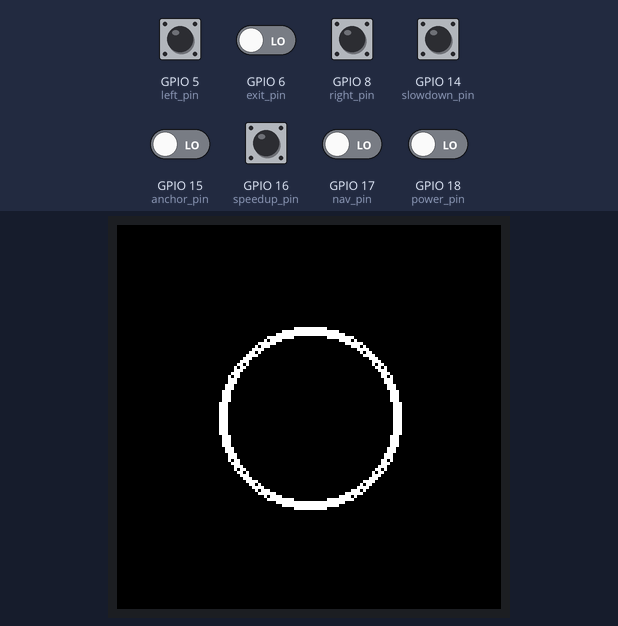
Simulated run of this sketch. Board: ESP32-S3. Parts: 128×128 colour display. The test bench sets the inputs (shaded band); at power-on: GPIO 5 (left_pin), GPIO 6 (exit_pin), GPIO 8 (right_pin), GPIO 14 (slowdown_pin), GPIO 15 (anchor_pin), GPIO 16 (speedup_pin), GPIO 17 (nav_pin), GPIO 18 (power_pin) LOW. What the sketch prints to the serial monitor is not drawn.

Above: at 1.3 s.
1.4 s: GPIO 5 (left_pin) pulled HIGH for 0.35 s
At 1.82 s:
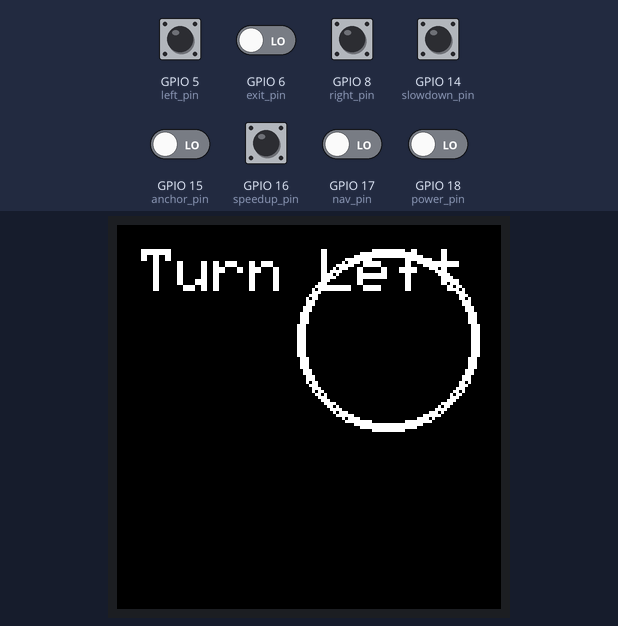
3.4 s: GPIO 6 (exit_pin) driven HIGH
At 4.8 s:
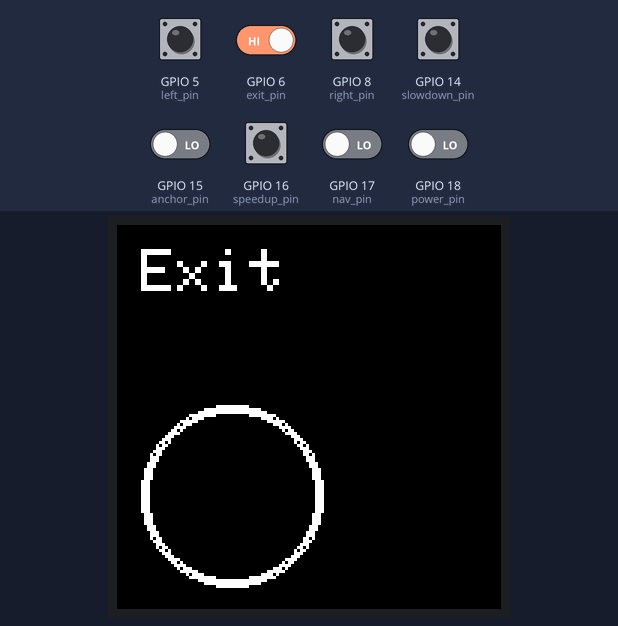
5.2 s: GPIO 8 (right_pin) pulled HIGH for 0.35 s
At 5.68 s:
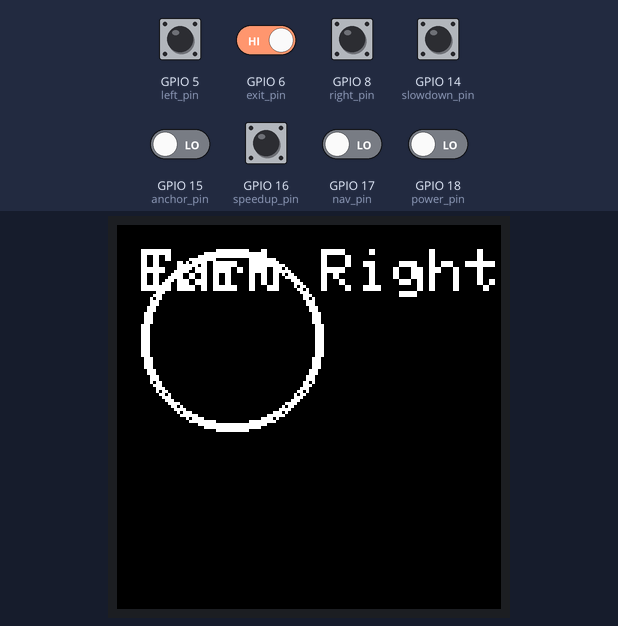
7.3 s: GPIO 14 (slowdown_pin) pulled HIGH for 0.35 s
At 7.76 s:
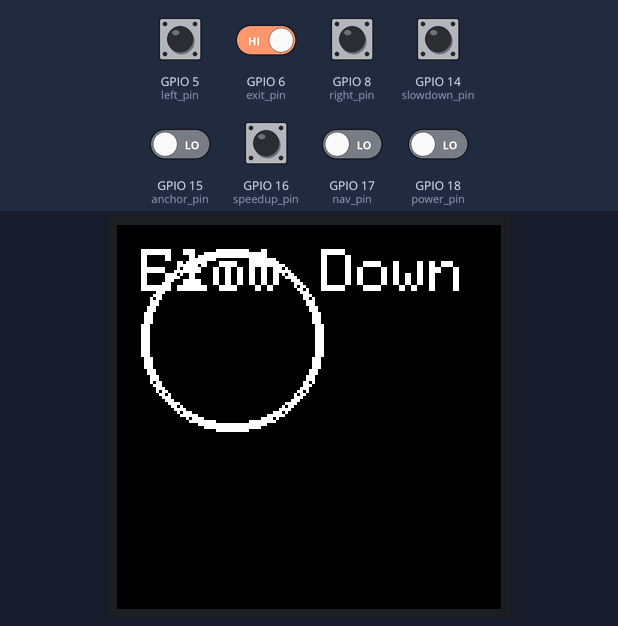
9.4 s: GPIO 15 (anchor_pin) driven HIGH
At 10.5 s:
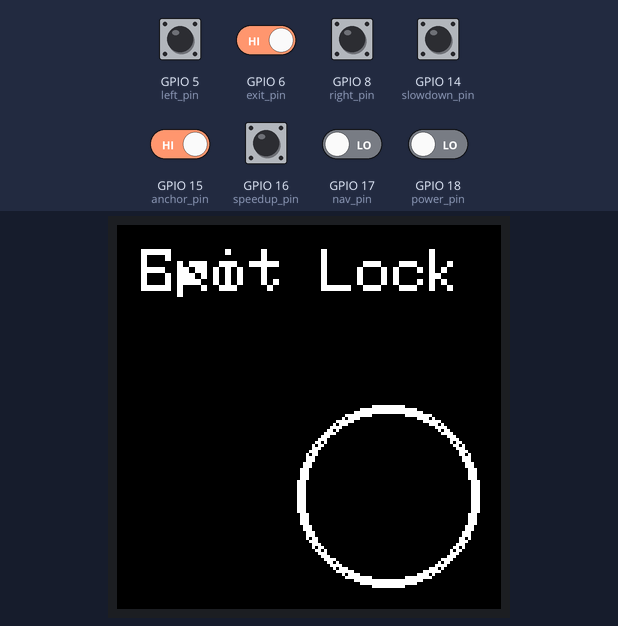
11.1 s: GPIO 16 (speedup_pin) pulled HIGH for 0.35 s
At 11.61 s:
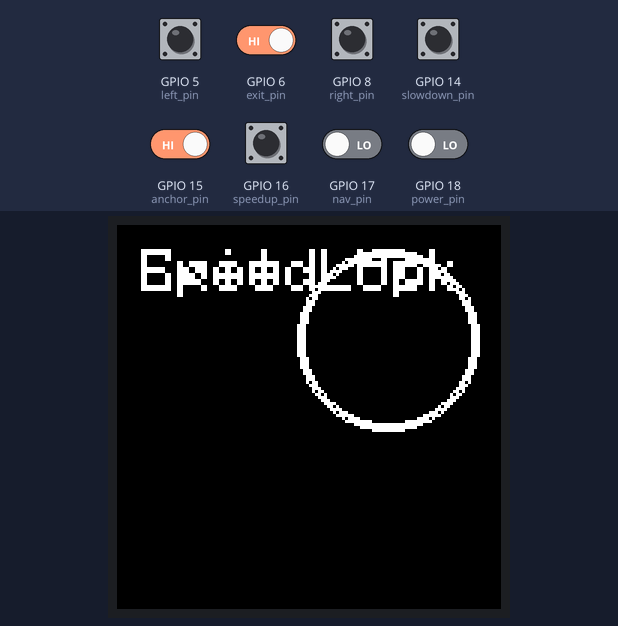
Timing chart, 0 to 14.1 s (numbered marks = the images above; inputs shaded):
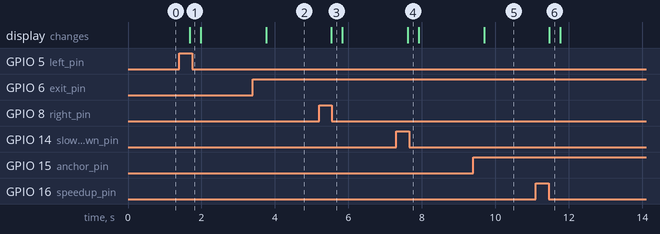

The sketch:

Trolling_motor_pendant.ino
```cpp
#include <Adafruit_SSD1327.h>
//#include <esp_now.h>
//#include <WiFi.h>

// Define receiver MAC address
uint8_t broadcastAddress[] = {0x7C, 0xDF, 0xA1, 0x00, 0x4A, 0x9A};

// Structure example to send data
// Must match the receiver structure
//typedef struct struct_message {
//  int mode;
//  int speed;
//  int direction;
//} struct_message;

// Create a struct_message called myData
//struct_message myData;
//
//esp_now_peer_info_t peerInfo;

// callback when data is sent
//void OnDataSent(const uint8_t *mac_addr, esp_now_send_status_t status) {
//  Serial.print("\r\nLast Packet Send Status:\t");
//  Serial.println(status == ESP_NOW_SEND_SUCCESS ? "Delivery Success" : "Delivery Fail");
//}

// Used for software SPI
#define OLED_CLK 36
#define OLED_MOSI 35

#define nav_pin 17
#define exit_pin 6
#define power_pin 18
#define anchor_pin 15
#define left_pin 5
#define speedup_pin 16
#define right_pin 8
#define slowdown_pin 14
//#define interrupt_pin 11

// Used for software or hardware SPI
#define OLED_CS 10
#define OLED_DC 37

// Used for I2C or SPI
#define OLED_RESET -1

// software SPI for 128x128 OLED
Adafruit_SSD1327 display(128, 128, OLED_MOSI, OLED_CLK, OLED_DC, OLED_RESET, OLED_CS);

void setup()   {
  Serial.begin(9600);

//  pinMode(interrupt_pin, INPUT);
//  attachInterrupt(digitalPinToInterrupt(interrupt_pin), set_pin, RISING);
  //while (! Serial) delay(100);
  Serial.println("SSD1327 OLED test");
  // Set device as a Wi-Fi Station
//  WiFi.mode(WIFI_STA);

  // Init ESP-NOW
//  if (esp_now_init() != ESP_OK) {
//    Serial.println("Error initializing ESP-NOW");
//    return;
//  }

  // Once ESPNow is successfully Init, we will register for Send CB to
  // get the status of Trasnmitted packet
//  esp_now_register_send_cb(OnDataSent);

  // Register peer
//  memcpy(peerInfo.peer_addr, broadcastAddress, 6);
//  peerInfo.channel = 0;
//  peerInfo.encrypt = false;

  // Add peer
//  if (esp_now_add_peer(&peerInfo) != ESP_OK){
//    Serial.println("Failed to add peer");
//    return;
//  }

  // define IO pins
  pinMode(nav_pin, INPUT);
  pinMode(exit_pin, INPUT);
  pinMode(power_pin, INPUT);
  pinMode(anchor_pin, INPUT);
  pinMode(left_pin, INPUT);
  pinMode(speedup_pin, INPUT);
  pinMode(right_pin, INPUT);
  pinMode(slowdown_pin, INPUT);
  //pinMode(interrupt_pin, INPUT);

  display.clearDisplay();

  // draw a bitmap icon and 'animate' movement
  //testdrawbitmap(logo16_glcd_bmp, LOGO16_GLCD_HEIGHT, LOGO16_GLCD_WIDTH);
  Serial.println("Setup Loop Complete");
}


void loop() {

  // Set values to send - do this in the button interrupt function
//  myData.mode = random(1,20);
//  myData.speed = random(21,40);
//  myData.direction = random(41,60);
//
  // Send message via ESP-NOW
//  esp_err_t result = esp_now_send(broadcastAddress, (uint8_t *) &myData, sizeof(myData));

//  if (result == ESP_OK) {
//    Serial.println("Sent with success");
//  }
//  else {
//    Serial.println("Error sending the data");
//  }


  display_refresh();
  delay(100);
  //testdrawbitmap(logo16_glcd_bmp, LOGO16_GLCD_HEIGHT, LOGO16_GLCD_WIDTH);
}


void display_refresh(){
  // update the display here
  display.clearDisplay(); // clear out the previous display
  // put in all of the new display info here
  // boat angle
  // motor angle
  // update compass
  int cir_x = 64;
  int cir_y = 64;
  // update current state
  // update gps coordinates
  // update distance from waypoint (if in spot lock mode)
  // update distance from intended path (if in nav mode)
  // update motor power gauge
  // update battery gauge
  if(digitalRead(nav_pin)){
    display.setTextSize(2);
    display.setTextColor(SSD1327_WHITE);
    display.setCursor(8,8);
    display.println("Navigation");
    cir_x = 38;
    cir_y = 90;
  }
  if(digitalRead(exit_pin)){
    display.setTextSize(2);
    display.setTextColor(SSD1327_WHITE);
    display.setCursor(8,8);
    display.println("Exit");
    cir_x = 38;
    cir_y = 90;
  }
  if(digitalRead(anchor_pin)){
    display.setTextSize(2);
    display.setTextColor(SSD1327_WHITE);
    display.setCursor(8,8);
    display.println("Spot Lock");
    cir_x = 90;
    cir_y = 90;
  }
  if(digitalRead(power_pin)){
    display.setTextSize(2);
    display.setTextColor(SSD1327_WHITE);
    display.setCursor(8,8);
    display.println("Power");
    cir_x = 90;
    cir_y = 90;
  }
  if(digitalRead(left_pin)){
    display.setTextSize(2);
    display.setTextColor(SSD1327_WHITE);
    display.setCursor(8,8);
    display.println("Turn Left");
    cir_x = 90;
    cir_y = 38;
  }
  if(digitalRead(speedup_pin)){
    display.setTextSize(2);
    display.setTextColor(SSD1327_WHITE);
    display.setCursor(8,8);
    display.println("Speed Up");
    cir_x = 90;
    cir_y = 38;
  }
  if(digitalRead(right_pin)){
    display.setTextSize(2);
    display.setTextColor(SSD1327_WHITE);
    display.setCursor(8,8);
    display.println("Turn Right");
    cir_x = 38;
    cir_y = 38;
  }
  if(digitalRead(slowdown_pin)){
    display.setTextSize(2);
    display.setTextColor(SSD1327_WHITE);
    display.setCursor(8,8);
    display.println("Slow Down");
    cir_x = 38;
    cir_y = 38;
  }
  display.drawCircle(cir_x, cir_y, 30, SSD1327_WHITE);
  display.drawCircle(cir_x, cir_y, 29, SSD1327_WHITE);
  display.drawCircle(cir_x, cir_y, 28, SSD1327_WHITE);

  display.display();  // update the display with the new info
}

//void send_data(){
  // send data to other ESP32
  // send: button press, current mode,
  // clear out struct after sending the data
  // Set values to send
  //myData.mode = 0; // may take this one out as I don't want it to reset each time
//  myData.speed = 0; // this is the button press state
//  myData.direction = 0;
//}

/*
#define nav_pin 17
#define exit_pin 6
#define power_pin 18
#define anchor_pin 15
#define left_pin 5
#define speedup_pin 16
#define right_pin 8
#define slowdown_pin 14
#define interrupt_pin 11
*/
/*
void set_pin(){
  // read which pin is pressed and set the myData structure value correctly
  if(digitalRead(nav_pin)){
//    myData.mode = 1;
  }
  else if(digitalRead(exit_pin)){
//    myData.mode = 2;
  }
  else if(digitalRead(anchor_pin)){ // make this a mode call out
//    myData.mode = 3;
  }
  else if(digitalRead(power_pin)){ // change this to myData.a
//    myData.mode = 4;
  }
  else if(digitalRead(left_pin)){ // direction call out
//    myData.direction = 1;
  }
  else if(digitalRead(right_pin)){ // direction call out
//    myData.direction = 2;
  }
  else if(digitalRead(speedup_pin)){ // speed call out
//    myData.speed = 1;
  }
  else if(digitalRead(slowdown_pin)){ // speed call out
//    myData.speed = 2;
  }
  // change boolean to so that data gets sent
}

*/
```

Measured:
- after the input at 1.4 s, the display: changes after 0.28 s (image 1)
- after the input at 3.4 s, the display: changes after 0.36 s (image 2)
- after the input at 5.2 s, the display: changes after 0.34 s (image 3)
- after the input at 7.3 s, the display: changes after 0.31 s (image 4)
- after the input at 9.4 s, the display: changes after 0.29 s (image 5)
- after the input at 11.1 s, the display: changes after 0.37 s (image 6)
